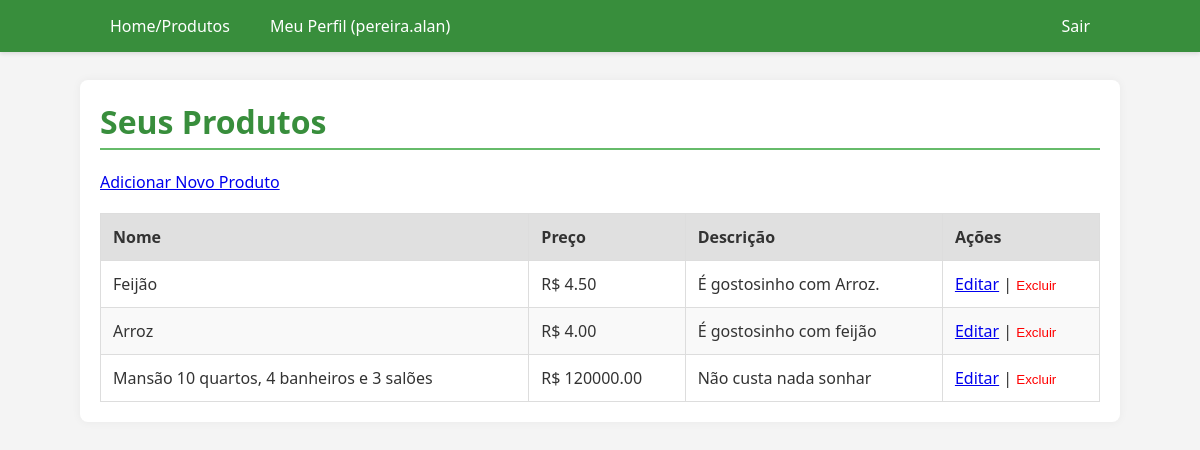
/products/ (signed in), run on an earlier commit of the app's database.
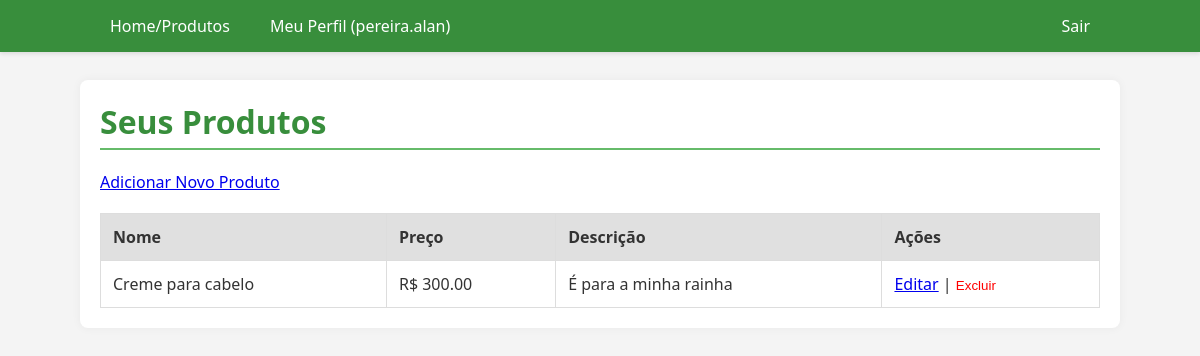
And on a later commit of the database.
### models/user.py (models this page shows, shortened)
class User(UserMixin, db.Model):
    __tablename__ = 'users'
    id = db.Column(db.Integer, primary_key=True)
    username = db.Column(db.String(64), index=True, unique=True, nullable=False)
    email = db.Column(db.String(120), index=True, unique=True, nullable=False)
    password_hash = db.Column(db.String(128))
    products = db.relationship('Product', backref='owner', lazy='dynamic')

### models/product.py (models this page shows, shortened)
class Product(db.Model):
    __tablename__ = 'products'
    id = db.Column(db.Integer, primary_key=True)
    name = db.Column(db.String(100), nullable=False)
    description = db.Column(db.Text)
    price = db.Column(db.Float, nullable=False)
    user_id = db.Column(db.Integer, db.ForeignKey('users.id'), nullable=False)

### controllers/product_controller.py (the view)
@product_bp.route('/')
@login_required
def list_products():
    products = current_user.products.all()
    return render_template('products/list.html', products=products)

### auth/utils.py (called while the page is built)
@login_manager.user_loader
def load_user(user_id):
    if user_id is not None:
        return User.query.get(int(user_id))
    return None

### templates/products/list.html (shortened to what this page needs)
{% extends "base.html" %}
{% block content %}
    <h1>Seus Produtos</h1>
    <p><a href="{{ url_for('product.add_product') }}">Adicionar Novo Produto</a></p>
    {% if not products %}
        <p>Você ainda não cadastrou nenhum produto.</p>
    {% else %}
        <table>
            <thead>
                <tr>
                    <th>Nome</th>
                    <th>Preço</th>
                    <th>Descrição</th>
                    <th>Ações</th>
                </tr>
            </thead>
            <tbody>
                {% for product in products %}
                    <tr>
                        <td>{{ product.name }}</td>
                        <td>R$ {{ "%.2f"|format(product.price) }}</td>
                        <td>{{ product.description | truncate(50) }}</td>
                        <td>
                            <a href="{{ url_for('product.edit_product', product_id=product.id) }}">Editar</a> |
                            <form method="POST" action="{{ url_for('product.delete_product', product_id=product.id) }}" style="display:inline;" onsubmit="return confirm('Tem certeza que deseja excluir o produto {{ product.name }}?');">
                                <input type="submit" value="Excluir" style="background: none; border: none; color: red; cursor: pointer; padding: 0;">
                            </form>
                        </td>
                    </tr>
                {% endfor %}
            </tbody>
        </table>
    {% endif %}
{% endblock %}

### templates/base.html (shortened to what this page needs)
<!DOCTYPE html>
<html lang="pt-br">
<head>
    <link rel="stylesheet" href="{{ url_for('static', filename='style.css') }}">
</head>
<body>
    <header>
        <nav>
            <div class="nav-links">
                <a href="{{ url_for('product.list_products') }}">Home/Produtos</a>
                {% if current_user.is_authenticated %}
                    <a href="{{ url_for('user.profile') }}">Meu Perfil ({{ current_user.username }})</a>
                {% endif %}
            </div>
            <div class="nav-links">
                {% if current_user.is_authenticated %}
                    <a href="{{ url_for('auth.logout') }}">Sair</a>
                {% else %}
                    <a href="{{ url_for('auth.login') }}">Entrar</a>
                    <a href="{{ url_for('auth.register') }}">Registrar</a>
                {% endif %}
            </div>
        </nav>
    </header>
    <main class="content">
        {% block content %}{% endblock %}
    </main>
</body>
</html>

### static/style.css (style rules this page uses)
:root { --primary-color: #388e3c; --primary-light: #66bb6a; --secondary-color: #555; --background-light: #f4f4f4; --text-dark: #333; --border-color: #ccc; --success-bg: #d4edda; --success-text: #155724; --danger-bg: #f8d7da; --danger-text: #721c24; }
body { font-family: 'Segoe UI', Tahoma, Geneva, Verdana, sans-serif; background-color: var(--background-light); color: var(--text-dark); margin: 0; padding-top: 60px; }
header { background-color: var(--primary-color); color: white; padding: 10px 0; box-shadow: 0 2px 4px rgba(0, 0, 0, 0.1); position: fixed; width: 100%; top: 0; z-index: 1000; }
nav { max-width: 1000px; margin: 0 auto; padding: 0 20px; display: flex; justify-content: space-between; align-items: center; }
nav .nav-links { display: flex; gap: 20px; }
nav a { color: white; text-decoration: none; padding: 5px 10px; border-radius: 4px; transition: background-color 0.3s; }
main { max-width: 1000px; margin: 20px auto; padding: 20px; background-color: white; border-radius: 8px; box-shadow: 0 0 10px rgba(0, 0, 0, 0.05); }
h1, h2 { color: var(--primary-color); border-bottom: 2px solid var(--primary-light); padding-bottom: 5px; margin-top: 0; }
table { width: 100%; border-collapse: collapse; margin-top: 20px; }
table th, table td { border: 1px solid #ddd; padding: 12px; text-align: left; }
table th { background-color: #e0e0e0; font-weight: 600; }

What changed in the data, as far as the page shows it:
removed Product: name "Feijão", price "4.50", description "É gostosinho com Arroz."
removed Product: name "Arroz", price "4.00", description "É gostosinho com feijão"
removed Product: name "Mansão 10 quartos, 4 banheiros e 3 salões", price "120000.00", description "Não custa nada sonhar"
added Product: name "Creme para cabelo", price "300.00", description "É para a minha rainha"
